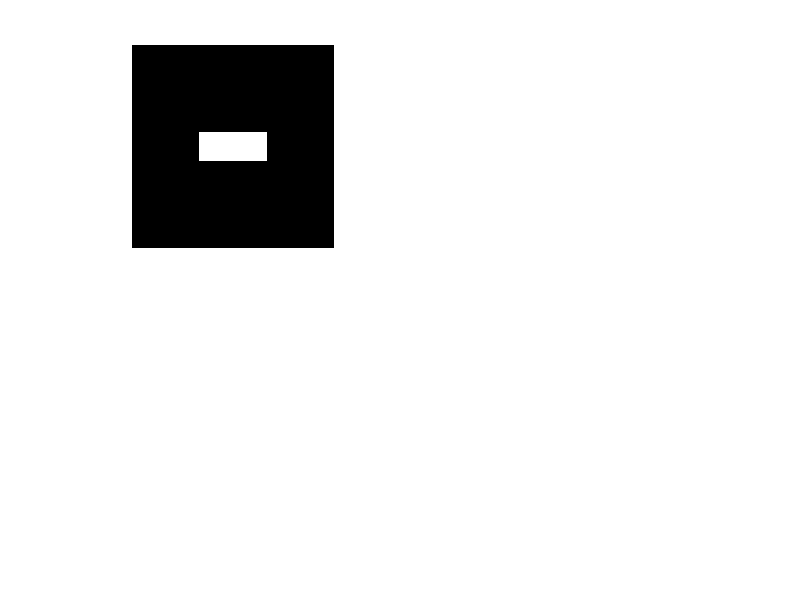

Here is the MATLAB script that generated this plot: (Note: this script raises an error after producing the figure.)
clear all, close all;
rect=zeros(21,21); %make a 7 by 3 rectangle image
rect(8:14,10:12)=ones(7,3);
rect = rect';
figure(3);subplot(2,2,1); imshow(rect); %and display it 
[F_rect,c_rect]=mom_obj(rect); %compute moments and centre 
F_rect, %print the moments [m0,0, ?1,1, ?2,0, and ?0,2]?
c_rect, %print the centre [xm, ym]?

load char_e; %load images
load char_w; %
figure(3);subplot(2,2,3); imshow(char_e); %and display them 
figure(3);subplot(2,2,4); imshow(char_w); 
[F_e,c_e]=mom_obj(char_e); %compute moments and centre 
[F_w,c_w]=mom_obj(char_w); %
[F_e, F_w] %and print them on screen 
[c_e, c_w]
